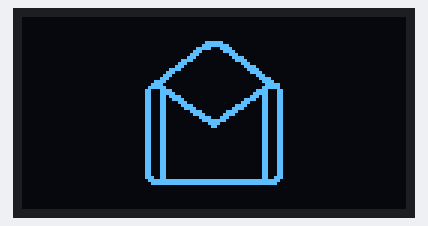
The sketch below on a simulated ESP32-S3. On the bench: 128×64 one-colour display.

Above: at 1.03 s.
At 1.98 s:
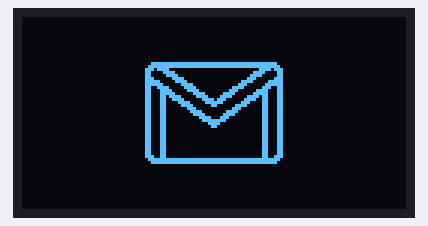

The sketch:

wokwi_gmail.ino
```cpp
#include <Adafruit_GFX.h>
#include <Adafruit_SSD1306.h>

#define SCREEN_I2C_ADDR 0x3D // or 0x3C
#define SCREEN_WIDTH 128     // OLED display width, in pixels
#define SCREEN_HEIGHT 64     // OLED display height, in pixels
#define OLED_RST_PIN -1      // Reset pin (-1 if not available)

Adafruit_SSD1306 display(128, 64, &Wire, OLED_RST_PIN);

// OLED Animation: gmail
// Code auto-generated by https://wokwi.com/animator, graphics by icons8.com

#define FRAME_DELAY (42)
#define FRAME_WIDTH (48)
#define FRAME_HEIGHT (48)
#define FRAME_COUNT (sizeof(frames) / sizeof(frames[0]))
const byte PROGMEM frames[][288] = {
  {0,0,0,0,0,0,0,0,0,0,0,0,0,0,0,0,0,0,0,0,0,0,0,0,0,0,0,0,0,0,0,0,0,0,0,0,0,0,0,0,0,0,31,255,255,255,255,248,63,255,255,255,255,252,119,128,0,0,1,238,97,224,0,0,7,134,96,240,0,0,15,6,112,60,0,0,28,14,124,30,0,0,120,62,126,7,128,0,224,126,103,131,192,3,192,230,99,193,224,7,3,198,99,224,120,30,7,198,99,120,60,60,30,198,99,60,15,112,60,198,99,15,7,224,112,198,99,7,129,129,224,198,99,1,192,3,128,198,99,0,240,15,0,198,99,0,120,30,0,198,99,0,30,56,0,198,99,0,15,240,0,198,99,0,3,192,0,198,99,0,1,128,0,198,99,0,0,0,0,198,99,0,0,0,0,198,99,0,0,0,0,198,99,0,0,0,0,198,99,0,0,0,0,198,99,0,0,0,0,198,99,0,0,0,0,198,99,0,0,0,0,198,99,0,0,0,0,198,115,0,0,0,0,206,63,255,255,255,255,252,31,255,255,255,255,248,0,0,0,0,0,0,0,0,0,0,0,0,0,0,0,0,0,0,0,0,0,0,0,0,0,0,0,0,0,0,0,0,0,0,0,0,0,0,0,0,0,0},
  {0,0,0,0,0,0,0,0,0,0,0,0,0,0,0,0,0,0,0,0,0,0,0,0,0,0,0,0,0,0,0,0,0,0,0,0,0,0,0,0,0,0,31,255,255,255,255,248,63,255,255,255,255,252,119,128,0,0,1,238,97,224,0,0,7,134,96,240,0,0,15,6,112,60,0,0,28,14,124,30,0,0,120,62,126,7,128,0,224,126,103,131,192,3,192,230,99,193,224,7,3,198,99,224,120,30,7,198,99,120,60,60,30,198,99,60,15,112,60,198,99,15,7,224,112,198,99,7,129,129,224,198,99,1,192,3,128,198,99,0,240,15,0,198,99,0,120,30,0,198,99,0,30,56,0,198,99,0,15,240,0,198,99,0,3,192,0,198,99,0,1,128,0,198,99,0,0,0,0,198,99,0,0,0,0,198,99,0,0,0,0,198,99,0,0,0,0,198,99,0,0,0,0,198,99,0,0,0,0,198,99,0,0,0,0,198,99,0,0,0,0,198,99,0,0,0,0,198,115,0,0,0,0,206,63,255,255,255,255,252,31,255,255,255,255,248,0,0,0,0,0,0,0,0,0,0,0,0,0,0,0,0,0,0,0,0,0,0,0,0,0,0,0,0,0,0,0,0,0,0,0,0,0,0,0,0,0,0},
  {0,0,0,0,0,0,0,0,0,0,0,0,0,0,0,0,0,0,0,0,0,0,0,0,0,0,0,0,0,0,0,0,0,0,0,0,0,0,0,0,0,0,31,255,255,255,255,248,63,255,255,255,255,252,119,128,0,0,1,238,97,224,0,0,7,134,96,240,0,0,15,6,112,60,0,0,28,14,124,30,0,0,120,62,126,7,128,0,224,126,103,131,192,3,192,230,99,193,224,7,3,198,99,224,120,30,7,198,99,120,60,60,30,198,99,60,15,112,60,198,99,15,7,224,112,198,99,7,129,129,224,198,99,1,192,3,128,198,99,0,240,15,0,198,99,0,120,30,0,198,99,0,30,56,0,198,99,0,15,240,0,198,99,0,3,192,0,198,99,0,1,128,0,198,99,0,0,0,0,198,99,0,0,0,0,198,99,0,0,0,0,198,99,0,0,0,0,198,99,0,0,0,0,198,99,0,0,0,0,198,99,0,0,0,0,198,99,0,0,0,0,198,99,0,0,0,0,198,115,0,0,0,0,206,63,255,255,255,255,252,31,255,255,255,255,248,0,0,0,0,0,0,0,0,0,0,0,0,0,0,0,0,0,0,0,0,0,0,0,0,0,0,0,0,0,0,0,0,0,0,0,0,0,0,0,0,0,0},
  {0,0,0,0,0,0,0,0,0,0,0,0,0,0,0,0,0,0,0,0,0,0,0,0,0,0,0,0,0,0,0,0,0,0,0,0,0,0,0,0,0,0,31,255,255,255,255,248,63,255,255,255,255,252,119,128,0,0,1,238,97,224,0,0,7,134,96,240,0,0,15,6,112,60,0,0,28,14,124,30,0,0,120,62,126,7,128,0,224,126,103,131,192,3,192,230,99,193,224,7,3,198,99,224,120,30,7,198,99,120,60,60,30,198,99,60,15,112,60,198,99,15,7,224,112,198,99,7,129,129,224,198,99,1,192,3,128,198,99,0,240,15,0,198,99,0,120,30,0,198,99,0,30,56,0,198,99,0,15,240,0,198,99,0,3,192,0,198,99,0,1,128,0,198,99,0,0,0,0,198,99,0,0,0,0,198,99,0,0,0,0,198,99,0,0,0,0,198,99,0,0,0,0,198,99,0,0,0,0,198,99,0,0,0,0,198,99,0,0,0,0,198,99,0,0,0,0,198,115,0,0,0,0,206,63,255,255,255,255,252,31,255,255,255,255,248,0,0,0,0,0,0,0,0,0,0,0,0,0,0,0,0,0,0,0,0,0,0,0,0,0,0,0,0,0,0,0,0,0,0,0,0,0,0,0,0,0,0},
  {0,0,0,0,0,0,0,0,0,0,0,0,0,0,0,0,0,0,0,0,0,0,0,0,0,0,0,0,0,0,0,0,0,0,0,0,0,0,0,0,0,0,15,255,255,255,255,240,31,255,255,255,255,248,63,128,0,0,1,252,99,192,0,0,3,198,96,240,0,0,15,6,112,124,0,0,30,14,124,30,0,0,120,62,127,7,128,1,224,126,103,131,192,3,193,230,99,224,240,15,7,198,99,240,124,30,15,198,99,60,30,120,60,198,99,30,7,224,120,198,99,7,131,193,224,198,99,3,224,3,192,198,99,0,240,15,0,198,99,0,60,60,0,198,99,0,30,120,0,198,99,0,7,224,0,198,99,0,3,192,0,198,99,0,0,0,0,198,99,0,0,0,0,198,99,0,0,0,0,198,99,0,0,0,0,198,99,0,0,0,0,198,99,0,0,0,0,198,99,0,0,0,0,198,99,0,0,0,0,198,99,0,0,0,0,198,99,0,0,0,0,198,99,0,0,0,0,198,99,0,0,0,0,198,115,0,0,0,0,206,63,255,255,255,255,252,31,255,255,255,255,248,0,0,0,0,0,0,0,0,0,0,0,0,0,0,0,0,0,0,0,0,0,0,0,0,0,0,0,0,0,0,0,0,0,0,0,0},
  {0,0,0,0,0,0,0,0,0,0,0,0,0,0,0,0,0,0,0,0,0,0,0,0,0,0,0,0,0,0,0,0,0,0,0,0,0,0,0,0,0,0,0,0,0,0,0,0,0,0,0,0,0,0,15,255,255,255,255,240,63,255,255,255,255,252,115,224,0,0,7,206,120,248,0,0,31,30,126,62,0,0,252,126,111,199,192,3,243,246,99,241,240,15,143,198,99,124,124,62,62,198,99,31,31,248,248,198,99,7,231,231,224,198,99,0,249,159,0,198,99,0,62,124,0,198,99,0,31,248,0,198,99,0,7,224,0,198,99,0,3,192,0,198,99,0,0,0,0,198,99,0,0,0,0,198,99,0,0,0,0,198,99,0,0,0,0,198,99,0,0,0,0,198,99,0,0,0,0,198,99,0,0,0,0,198,99,0,0,0,0,198,99,0,0,0,0,198,99,0,0,0,0,198,99,0,0,0,0,198,99,0,0,0,0,198,99,0,0,0,0,198,99,0,0,0,0,198,99,0,0,0,0,198,99,0,0,0,0,198,99,0,0,0,0,198,123,0,0,0,0,206,63,255,255,255,255,252,15,255,255,255,255,240,0,0,0,0,0,0,0,0,0,0,0,0,0,0,0,0,0,0,0,0,0,0,0,0},
  {0,0,0,0,0,0,0,0,0,0,0,0,0,0,0,0,0,0,0,0,0,0,0,0,0,0,0,0,0,0,0,0,0,0,0,0,0,0,0,0,0,0,0,0,0,0,0,0,0,0,0,0,0,0,0,0,0,0,0,0,0,0,0,0,0,0,15,255,255,255,255,240,63,255,255,255,255,252,127,255,0,0,255,254,111,255,240,15,255,246,99,255,255,255,255,198,99,127,255,255,254,198,99,60,127,255,60,198,99,15,7,240,240,198,99,7,128,1,224,198,99,1,224,3,128,198,99,0,240,15,0,198,99,0,56,28,0,198,99,0,30,120,0,198,99,0,15,240,0,198,99,0,3,192,0,198,99,0,1,128,0,198,99,0,0,0,0,198,99,0,0,0,0,198,99,0,0,0,0,198,99,0,0,0,0,198,99,0,0,0,0,198,99,0,0,0,0,198,99,0,0,0,0,198,99,0,0,0,0,198,99,0,0,0,0,198,99,0,0,0,0,198,99,0,0,0,0,198,99,0,0,0,0,198,99,0,0,0,0,198,99,0,0,0,0,198,99,0,0,0,0,198,99,0,0,0,0,198,115,0,0,0,0,206,63,255,255,255,255,252,15,255,255,255,255,240,0,0,0,0,0,0,0,0,0,0,0,0},
  {0,0,0,0,0,0,0,0,0,0,0,0,0,0,0,0,0,0,0,0,0,0,0,0,0,0,0,0,0,0,0,0,0,0,0,0,0,0,0,0,0,0,0,0,0,0,0,0,0,0,0,0,0,0,0,0,0,0,0,0,0,0,0,0,0,0,0,0,0,0,0,0,0,0,0,0,0,0,15,255,255,255,255,240,31,255,255,255,255,252,63,0,0,0,0,252,99,192,0,0,3,198,99,224,0,0,7,198,99,120,0,0,14,198,99,60,0,0,60,198,99,14,0,0,112,198,99,7,128,1,224,198,99,3,192,3,192,198,99,0,240,15,0,198,99,0,120,30,0,198,99,0,30,56,0,198,99,0,15,240,0,198,99,0,3,192,0,198,99,0,1,128,0,198,99,0,0,0,0,198,99,0,0,0,0,198,99,0,0,0,0,198,99,0,0,0,0,198,99,0,0,0,0,198,99,0,0,0,0,198,99,0,0,0,0,198,99,0,0,0,0,198,99,0,0,0,0,198,99,0,0,0,0,198,99,0,0,0,0,198,99,0,0,0,0,198,99,0,0,0,0,198,99,0,0,0,0,198,99,0,0,0,0,198,99,0,0,0,0,198,115,0,0,0,0,206,63,255,255,255,255,252,31,255,255,255,255,248},
  {0,0,0,0,0,0,0,0,0,0,0,0,0,0,0,0,0,0,0,0,0,0,0,0,0,0,0,0,0,0,0,0,0,0,0,0,0,0,0,0,0,0,0,0,0,0,0,0,0,0,0,0,0,0,0,0,15,240,0,0,0,0,255,255,0,0,0,15,248,15,240,0,0,255,128,0,255,0,15,248,0,0,15,240,31,128,0,0,0,252,63,0,0,0,0,252,99,192,0,0,3,198,99,224,0,0,7,198,99,120,0,0,14,198,99,60,0,0,60,198,99,14,0,0,112,198,99,7,128,1,224,198,99,3,192,3,192,198,99,0,240,15,0,198,99,0,120,30,0,198,99,0,30,56,0,198,99,0,15,240,0,198,99,0,3,192,0,198,99,0,1,128,0,198,99,0,0,0,0,198,99,0,0,0,0,198,99,0,0,0,0,198,99,0,0,0,0,198,99,0,0,0,0,198,99,0,0,0,0,198,99,0,0,0,0,198,99,0,0,0,0,198,99,0,0,0,0,198,99,0,0,0,0,198,99,0,0,0,0,198,99,0,0,0,0,198,99,0,0,0,0,198,99,0,0,0,0,198,99,0,0,0,0,198,99,0,0,0,0,198,115,0,0,0,0,206,63,255,255,255,255,252,31,255,255,255,255,248},
  {0,0,0,0,0,0,0,0,0,0,0,0,0,0,0,0,0,0,0,0,0,0,0,0,0,0,0,0,0,0,0,0,15,224,0,0,0,0,63,252,0,0,0,0,248,31,0,0,0,3,224,7,192,0,0,15,128,1,240,0,0,62,0,0,124,0,0,248,0,0,31,0,3,224,0,0,7,192,15,128,0,0,1,240,30,0,0,0,0,124,63,0,0,0,0,252,99,192,0,0,3,198,99,224,0,0,7,198,99,120,0,0,14,198,99,60,0,0,60,198,99,14,0,0,112,198,99,7,128,1,224,198,99,3,192,3,192,198,99,0,240,15,0,198,99,0,120,30,0,198,99,0,30,56,0,198,99,0,15,240,0,198,99,0,3,192,0,198,99,0,1,128,0,198,99,0,0,0,0,198,99,0,0,0,0,198,99,0,0,0,0,198,99,0,0,0,0,198,99,0,0,0,0,198,99,0,0,0,0,198,99,0,0,0,0,198,99,0,0,0,0,198,99,0,0,0,0,198,99,0,0,0,0,198,99,0,0,0,0,198,99,0,0,0,0,198,99,0,0,0,0,198,99,0,0,0,0,198,99,0,0,0,0,198,99,0,0,0,0,198,115,0,0,0,0,206,63,255,255,255,255,252,31,255,255,255,255,248},
  {0,0,0,0,0,0,0,0,1,0,0,0,0,0,15,240,0,0,0,0,31,248,0,0,0,0,120,30,0,0,0,0,240,15,0,0,0,3,192,3,192,0,0,7,128,1,224,0,0,30,0,0,120,0,0,60,0,0,60,0,0,112,0,0,15,0,1,224,0,0,7,128,3,128,0,0,1,192,15,0,0,0,0,240,30,0,0,0,0,124,63,0,0,0,0,252,99,192,0,0,3,198,99,224,0,0,7,198,99,120,0,0,14,198,99,60,0,0,60,198,99,14,0,0,112,198,99,7,128,1,224,198,99,3,192,3,192,198,99,0,240,15,0,198,99,0,120,30,0,198,99,0,30,56,0,198,99,0,15,240,0,198,99,0,3,192,0,198,99,0,1,128,0,198,99,0,0,0,0,198,99,0,0,0,0,198,99,0,0,0,0,198,99,0,0,0,0,198,99,0,0,0,0,198,99,0,0,0,0,198,99,0,0,0,0,198,99,0,0,0,0,198,99,0,0,0,0,198,99,0,0,0,0,198,99,0,0,0,0,198,99,0,0,0,0,198,99,0,0,0,0,198,99,0,0,0,0,198,99,0,0,0,0,198,99,0,0,0,0,198,115,0,0,0,0,206,63,255,255,255,255,252,31,255,255,255,255,248},
  {0,0,7,224,0,0,0,0,15,248,0,0,0,0,62,60,0,0,0,0,112,30,0,0,0,0,224,7,0,0,0,1,192,3,192,0,0,7,128,1,224,0,0,14,0,0,112,0,0,28,0,0,60,0,0,120,0,0,30,0,0,224,0,0,15,0,1,192,0,0,3,128,3,128,0,0,1,224,15,0,0,0,0,240,30,0,0,0,0,124,63,0,0,0,0,252,99,192,0,0,3,198,99,224,0,0,7,198,99,120,0,0,14,198,99,60,0,0,60,198,99,14,0,0,112,198,99,7,128,1,224,198,99,3,192,3,192,198,99,0,240,15,0,198,99,0,120,30,0,198,99,0,30,56,0,198,99,0,15,240,0,198,99,0,3,192,0,198,99,0,1,128,0,198,99,0,0,0,0,198,99,0,0,0,0,198,99,0,0,0,0,198,99,0,0,0,0,198,99,0,0,0,0,198,99,0,0,0,0,198,99,0,0,0,0,198,99,0,0,0,0,198,99,0,0,0,0,198,99,0,0,0,0,198,99,0,0,0,0,198,99,0,0,0,0,198,99,0,0,0,0,198,99,0,0,0,0,198,99,0,0,0,0,198,99,0,0,0,0,198,115,0,0,0,0,206,63,255,255,255,255,252,31,255,255,255,255,248},
  {0,0,7,224,0,0,0,0,15,248,0,0,0,0,62,60,0,0,0,0,112,30,0,0,0,0,224,7,0,0,0,1,192,3,192,0,0,7,128,1,224,0,0,14,0,0,112,0,0,28,0,0,60,0,0,120,0,0,30,0,0,224,0,0,15,0,1,192,0,0,3,128,3,128,0,0,1,224,15,0,0,0,0,240,30,0,0,0,0,124,63,0,0,0,0,252,99,192,0,0,3,198,99,224,0,0,7,198,99,120,0,0,14,198,99,60,0,0,60,198,99,14,0,0,112,198,99,7,128,1,224,198,99,3,192,3,192,198,99,0,240,15,0,198,99,0,120,30,0,198,99,0,30,56,0,198,99,0,15,240,0,198,99,0,3,192,0,198,99,0,1,128,0,198,99,0,0,0,0,198,99,0,0,0,0,198,99,0,0,0,0,198,99,0,0,0,0,198,99,0,0,0,0,198,99,0,0,0,0,198,99,0,0,0,0,198,99,0,0,0,0,198,99,0,0,0,0,198,99,0,0,0,0,198,99,0,0,0,0,198,99,0,0,0,0,198,99,0,0,0,0,198,99,0,0,0,0,198,99,0,0,0,0,198,99,0,0,0,0,198,115,0,0,0,0,206,63,255,255,255,255,252,31,255,255,255,255,248},
  {0,0,7,224,0,0,0,0,15,248,0,0,0,0,62,60,0,0,0,0,112,30,0,0,0,0,224,7,0,0,0,1,192,3,192,0,0,7,128,1,224,0,0,14,0,0,112,0,0,28,0,0,60,0,0,120,0,0,30,0,0,224,0,0,15,0,1,192,0,0,3,128,3,128,0,0,1,224,15,0,0,0,0,240,30,0,0,0,0,124,63,0,0,0,0,252,99,192,0,0,3,198,99,224,0,0,7,198,99,120,0,0,14,198,99,60,0,0,60,198,99,14,0,0,112,198,99,7,128,1,224,198,99,3,192,3,192,198,99,0,240,15,0,198,99,0,120,30,0,198,99,0,30,56,0,198,99,0,15,240,0,198,99,0,3,192,0,198,99,0,1,128,0,198,99,0,0,0,0,198,99,0,0,0,0,198,99,0,0,0,0,198,99,0,0,0,0,198,99,0,0,0,0,198,99,0,0,0,0,198,99,0,0,0,0,198,99,0,0,0,0,198,99,0,0,0,0,198,99,0,0,0,0,198,99,0,0,0,0,198,99,0,0,0,0,198,99,0,0,0,0,198,99,0,0,0,0,198,99,0,0,0,0,198,99,0,0,0,0,198,115,0,0,0,0,206,63,255,255,255,255,252,31,255,255,255,255,248},
  {0,0,7,224,0,0,0,0,15,248,0,0,0,0,62,60,0,0,0,0,112,30,0,0,0,0,224,7,0,0,0,1,192,3,192,0,0,7,128,1,224,0,0,14,0,0,112,0,0,28,0,0,60,0,0,120,0,0,30,0,0,224,0,0,15,0,1,192,0,0,3,128,3,128,0,0,1,224,15,0,0,0,0,240,30,0,0,0,0,124,63,0,0,0,0,252,99,192,0,0,3,198,99,224,0,0,7,198,99,120,0,0,14,198,99,60,0,0,60,198,99,14,0,0,112,198,99,7,128,1,224,198,99,3,192,3,192,198,99,0,240,15,0,198,99,0,120,30,0,198,99,0,30,56,0,198,99,0,15,240,0,198,99,0,3,192,0,198,99,0,1,128,0,198,99,0,0,0,0,198,99,0,0,0,0,198,99,0,0,0,0,198,99,0,0,0,0,198,99,0,0,0,0,198,99,0,0,0,0,198,99,0,0,0,0,198,99,0,0,0,0,198,99,0,0,0,0,198,99,0,0,0,0,198,99,0,0,0,0,198,99,0,0,0,0,198,99,0,0,0,0,198,99,0,0,0,0,198,99,0,0,0,0,198,99,0,0,0,0,198,115,0,0,0,0,206,63,255,255,255,255,252,31,255,255,255,255,248},
  {0,0,7,224,0,0,0,0,15,248,0,0,0,0,62,60,0,0,0,0,112,30,0,0,0,0,224,7,0,0,0,1,192,3,192,0,0,7,128,1,224,0,0,14,0,0,112,0,0,28,0,0,60,0,0,120,0,0,30,0,0,224,0,0,15,0,1,192,0,0,3,128,3,128,0,0,1,224,15,0,0,0,0,240,30,0,0,0,0,124,63,0,0,0,0,252,99,192,0,0,3,198,99,224,0,0,7,198,99,120,0,0,14,198,99,60,0,0,60,198,99,14,0,0,112,198,99,7,128,1,224,198,99,3,192,3,192,198,99,0,240,15,0,198,99,0,120,30,0,198,99,0,30,56,0,198,99,0,15,240,0,198,99,0,3,192,0,198,99,0,1,128,0,198,99,0,0,0,0,198,99,0,0,0,0,198,99,0,0,0,0,198,99,0,0,0,0,198,99,0,0,0,0,198,99,0,0,0,0,198,99,0,0,0,0,198,99,0,0,0,0,198,99,0,0,0,0,198,99,0,0,0,0,198,99,0,0,0,0,198,99,0,0,0,0,198,99,0,0,0,0,198,99,0,0,0,0,198,99,0,0,0,0,198,99,0,0,0,0,198,115,0,0,0,0,206,63,255,255,255,255,252,31,255,255,255,255,248},
  {0,0,7,224,0,0,0,0,15,248,0,0,0,0,62,60,0,0,0,0,112,30,0,0,0,0,224,7,0,0,0,1,192,3,192,0,0,7,128,1,224,0,0,14,0,0,112,0,0,28,0,0,60,0,0,120,0,0,30,0,0,224,0,0,15,0,1,192,0,0,3,128,3,128,0,0,1,224,15,0,0,0,0,240,30,0,0,0,0,124,63,0,0,0,0,252,99,192,0,0,3,198,99,224,0,0,7,198,99,120,0,0,14,198,99,60,0,0,60,198,99,14,0,0,112,198,99,7,128,1,224,198,99,3,192,3,192,198,99,0,240,15,0,198,99,0,120,30,0,198,99,0,30,56,0,198,99,0,15,240,0,198,99,0,3,192,0,198,99,0,1,128,0,198,99,0,0,0,0,198,99,0,0,0,0,198,99,0,0,0,0,198,99,0,0,0,0,198,99,0,0,0,0,198,99,0,0,0,0,198,99,0,0,0,0,198,99,0,0,0,0,198,99,0,0,0,0,198,99,0,0,0,0,198,99,0,0,0,0,198,99,0,0,0,0,198,99,0,0,0,0,198,99,0,0,0,0,198,99,0,0,0,0,198,99,0,0,0,0,198,115,0,0,0,0,206,63,255,255,255,255,252,31,255,255,255,255,248},
  {0,0,7,224,0,0,0,0,15,248,0,0,0,0,62,60,0,0,0,0,112,30,0,0,0,0,224,7,0,0,0,1,192,3,192,0,0,7,128,1,224,0,0,14,0,0,112,0,0,28,0,0,60,0,0,120,0,0,30,0,0,224,0,0,15,0,1,192,0,0,3,128,3,128,0,0,1,224,15,0,0,0,0,240,30,0,0,0,0,124,63,0,0,0,0,252,99,192,0,0,3,198,99,224,0,0,7,198,99,120,0,0,14,198,99,60,0,0,60,198,99,14,0,0,112,198,99,7,128,1,224,198,99,3,192,3,192,198,99,0,240,15,0,198,99,0,120,30,0,198,99,0,30,56,0,198,99,0,15,240,0,198,99,0,3,192,0,198,99,0,1,128,0,198,99,0,0,0,0,198,99,0,0,0,0,198,99,0,0,0,0,198,99,0,0,0,0,198,99,0,0,0,0,198,99,0,0,0,0,198,99,0,0,0,0,198,99,0,0,0,0,198,99,0,0,0,0,198,99,0,0,0,0,198,99,0,0,0,0,198,99,0,0,0,0,198,99,0,0,0,0,198,99,0,0,0,0,198,99,0,0,0,0,198,99,0,0,0,0,198,115,0,0,0,0,206,63,255,255,255,255,252,31,255,255,255,255,248},
  {0,0,0,0,0,0,0,0,1,0,0,0,0,0,15,240,0,0,0,0,31,248,0,0,0,0,120,30,0,0,0,0,240,15,0,0,0,3,192,3,192,0,0,7,128,1,224,0,0,30,0,0,120,0,0,60,0,0,60,0,0,112,0,0,15,0,1,224,0,0,7,128,3,128,0,0,1,192,15,0,0,0,0,240,30,0,0,0,0,124,63,0,0,0,0,252,99,192,0,0,3,198,99,224,0,0,7,198,99,120,0,0,14,198,99,60,0,0,60,198,99,14,0,0,112,198,99,7,128,1,224,198,99,3,192,3,192,198,99,0,240,15,0,198,99,0,120,30,0,198,99,0,30,56,0,198,99,0,15,240,0,198,99,0,3,192,0,198,99,0,1,128,0,198,99,0,0,0,0,198,99,0,0,0,0,198,99,0,0,0,0,198,99,0,0,0,0,198,99,0,0,0,0,198,99,0,0,0,0,198,99,0,0,0,0,198,99,0,0,0,0,198,99,0,0,0,0,198,99,0,0,0,0,198,99,0,0,0,0,198,99,0,0,0,0,198,99,0,0,0,0,198,99,0,0,0,0,198,99,0,0,0,0,198,99,0,0,0,0,198,115,0,0,0,0,206,63,255,255,255,255,252,31,255,255,255,255,248},
  {0,0,0,0,0,0,0,0,0,0,0,0,0,0,0,0,0,0,0,0,0,0,0,0,0,0,0,0,0,0,0,0,15,224,0,0,0,0,63,252,0,0,0,0,248,31,0,0,0,3,224,7,192,0,0,15,128,1,240,0,0,62,0,0,124,0,0,248,0,0,31,0,3,224,0,0,7,192,15,128,0,0,1,240,30,0,0,0,0,124,63,0,0,0,0,252,99,192,0,0,3,198,99,224,0,0,7,198,99,120,0,0,14,198,99,60,0,0,60,198,99,14,0,0,112,198,99,7,128,1,224,198,99,3,192,3,192,198,99,0,240,15,0,198,99,0,120,30,0,198,99,0,30,56,0,198,99,0,15,240,0,198,99,0,3,192,0,198,99,0,1,128,0,198,99,0,0,0,0,198,99,0,0,0,0,198,99,0,0,0,0,198,99,0,0,0,0,198,99,0,0,0,0,198,99,0,0,0,0,198,99,0,0,0,0,198,99,0,0,0,0,198,99,0,0,0,0,198,99,0,0,0,0,198,99,0,0,0,0,198,99,0,0,0,0,198,99,0,0,0,0,198,99,0,0,0,0,198,99,0,0,0,0,198,99,0,0,0,0,198,115,0,0,0,0,206,63,255,255,255,255,252,31,255,255,255,255,248},
  {0,0,0,0,0,0,0,0,0,0,0,0,0,0,0,0,0,0,0,0,0,0,0,0,0,0,0,0,0,0,0,0,0,0,0,0,0,0,0,0,0,0,0,0,0,0,0,0,0,0,0,0,0,0,0,0,15,240,0,0,0,0,255,255,0,0,0,15,248,15,240,0,0,255,128,0,255,0,15,248,0,0,15,240,31,128,0,0,0,252,63,0,0,0,0,252,99,192,0,0,3,198,99,224,0,0,7,198,99,120,0,0,14,198,99,60,0,0,60,198,99,14,0,0,112,198,99,7,128,1,224,198,99,3,192,3,192,198,99,0,240,15,0,198,99,0,120,30,0,198,99,0,30,56,0,198,99,0,15,240,0,198,99,0,3,192,0,198,99,0,1,128,0,198,99,0,0,0,0,198,99,0,0,0,0,198,99,0,0,0,0,198,99,0,0,0,0,198,99,0,0,0,0,198,99,0,0,0,0,198,99,0,0,0,0,198,99,0,0,0,0,198,99,0,0,0,0,198,99,0,0,0,0,198,99,0,0,0,0,198,99,0,0,0,0,198,99,0,0,0,0,198,99,0,0,0,0,198,99,0,0,0,0,198,99,0,0,0,0,198,115,0,0,0,0,206,63,255,255,255,255,252,31,255,255,255,255,248},
  {0,0,0,0,0,0,0,0,0,0,0,0,0,0,0,0,0,0,0,0,0,0,0,0,0,0,0,0,0,0,0,0,0,0,0,0,0,0,0,0,0,0,0,0,0,0,0,0,0,0,0,0,0,0,0,0,0,0,0,0,0,0,0,0,0,0,0,0,0,0,0,0,0,0,0,0,0,0,15,255,255,255,255,240,31,255,255,255,255,252,63,255,255,255,255,252,99,192,0,0,3,198,99,224,0,0,7,198,99,120,0,0,14,198,99,60,0,0,60,198,99,14,0,0,112,198,99,7,128,1,224,198,99,3,192,3,192,198,99,0,240,15,0,198,99,0,120,30,0,198,99,0,30,56,0,198,99,0,15,240,0,198,99,0,3,192,0,198,99,0,1,128,0,198,99,0,0,0,0,198,99,0,0,0,0,198,99,0,0,0,0,198,99,0,0,0,0,198,99,0,0,0,0,198,99,0,0,0,0,198,99,0,0,0,0,198,99,0,0,0,0,198,99,0,0,0,0,198,99,0,0,0,0,198,99,0,0,0,0,198,99,0,0,0,0,198,99,0,0,0,0,198,99,0,0,0,0,198,99,0,0,0,0,198,99,0,0,0,0,198,115,0,0,0,0,206,63,255,255,255,255,252,31,255,255,255,255,248},
  {0,0,0,0,0,0,0,0,0,0,0,0,0,0,0,0,0,0,0,0,0,0,0,0,0,0,0,0,0,0,0,0,0,0,0,0,0,0,0,0,0,0,0,0,0,0,0,0,0,0,0,0,0,0,0,0,0,0,0,0,0,0,0,0,0,0,15,255,255,255,255,240,63,255,255,255,255,252,127,255,0,0,255,190,127,159,240,15,251,254,103,249,255,255,191,230,99,127,159,251,254,198,99,63,249,191,252,198,99,15,127,255,240,198,99,7,135,241,224,198,99,1,224,3,128,198,99,0,240,15,0,198,99,0,56,28,0,198,99,0,30,120,0,198,99,0,15,240,0,198,99,0,3,192,0,198,99,0,1,128,0,198,99,0,0,0,0,198,99,0,0,0,0,198,99,0,0,0,0,198,99,0,0,0,0,198,99,0,0,0,0,198,99,0,0,0,0,198,99,0,0,0,0,198,99,0,0,0,0,198,99,0,0,0,0,198,99,0,0,0,0,198,99,0,0,0,0,198,99,0,0,0,0,198,99,0,0,0,0,198,99,0,0,0,0,198,99,0,0,0,0,198,99,0,0,0,0,198,115,0,0,0,0,206,63,255,255,255,255,252,15,255,255,255,255,240,0,0,0,0,0,0,0,0,0,0,0,0},
  {0,0,0,0,0,0,0,0,0,0,0,0,0,0,0,0,0,0,0,0,0,0,0,0,0,0,0,0,0,0,0,0,0,0,0,0,0,0,0,0,0,0,0,0,0,0,0,0,0,0,0,0,0,0,15,255,255,255,255,240,63,255,255,255,255,252,119,192,0,0,3,238,112,248,0,0,15,142,120,62,0,0,62,30,126,15,128,1,248,126,111,131,224,7,193,246,99,224,248,31,7,198,99,124,62,124,63,198,99,31,15,240,248,198,99,7,195,195,224,198,99,1,240,15,128,198,99,0,124,62,0,198,99,0,31,248,0,198,99,0,3,224,0,198,99,0,1,128,0,198,99,0,0,0,0,198,99,0,0,0,0,198,99,0,0,0,0,198,99,0,0,0,0,198,99,0,0,0,0,198,99,0,0,0,0,198,99,0,0,0,0,198,99,0,0,0,0,198,99,0,0,0,0,198,99,0,0,0,0,198,99,0,0,0,0,198,99,0,0,0,0,198,99,0,0,0,0,198,99,0,0,0,0,198,99,0,0,0,0,198,99,0,0,0,0,198,123,0,0,0,0,206,63,255,255,255,255,252,15,255,255,255,255,240,0,0,0,0,0,0,0,0,0,0,0,0,0,0,0,0,0,0,0,0,0,0,0,0},
  {0,0,0,0,0,0,0,0,0,0,0,0,0,0,0,0,0,0,0,0,0,0,0,0,0,0,0,0,0,0,0,0,0,0,0,0,0,0,0,0,0,0,15,255,255,255,255,224,31,255,255,255,255,248,63,128,0,0,1,252,99,192,0,0,3,198,96,240,0,0,15,134,112,120,0,0,30,14,124,30,0,0,120,30,126,15,128,0,240,126,103,131,192,3,193,230,99,192,240,15,3,198,99,240,120,30,15,198,99,124,30,120,62,198,99,30,7,240,120,198,99,7,131,193,224,198,99,3,192,3,192,198,99,0,240,15,0,198,99,0,60,62,0,198,99,0,30,120,0,198,99,0,7,224,0,198,99,0,3,192,0,198,99,0,0,0,0,198,99,0,0,0,0,198,99,0,0,0,0,198,99,0,0,0,0,198,99,0,0,0,0,198,99,0,0,0,0,198,99,0,0,0,0,198,99,0,0,0,0,198,99,0,0,0,0,198,99,0,0,0,0,198,99,0,0,0,0,198,99,0,0,0,0,198,115,0,0,0,0,206,63,255,255,255,255,252,31,255,255,255,255,248,0,0,0,0,0,0,0,0,0,0,0,0,0,0,0,0,0,0,0,0,0,0,0,0,0,0,0,0,0,0,0,0,0,0,0,0},
  {0,0,0,0,0,0,0,0,0,0,0,0,0,0,0,0,0,0,0,0,0,0,0,0,0,0,0,0,0,0,0,0,0,0,0,0,0,0,0,0,0,0,31,255,255,255,255,248,63,255,255,255,255,252,119,128,0,0,1,238,97,224,0,0,7,134,96,240,0,0,15,6,112,60,0,0,28,14,124,30,0,0,120,62,126,7,128,0,224,126,103,131,192,3,192,230,99,193,224,7,3,198,99,224,120,30,7,198,99,120,60,60,30,198,99,60,15,112,60,198,99,15,7,224,112,198,99,7,129,129,224,198,99,1,192,3,128,198,99,0,240,15,0,198,99,0,120,30,0,198,99,0,30,56,0,198,99,0,15,240,0,198,99,0,3,192,0,198,99,0,1,128,0,198,99,0,0,0,0,198,99,0,0,0,0,198,99,0,0,0,0,198,99,0,0,0,0,198,99,0,0,0,0,198,99,0,0,0,0,198,99,0,0,0,0,198,99,0,0,0,0,198,99,0,0,0,0,198,115,0,0,0,0,206,63,255,255,255,255,252,31,255,255,255,255,248,0,0,0,0,0,0,0,0,0,0,0,0,0,0,0,0,0,0,0,0,0,0,0,0,0,0,0,0,0,0,0,0,0,0,0,0,0,0,0,0,0,0},
  {0,0,0,0,0,0,0,0,0,0,0,0,0,0,0,0,0,0,0,0,0,0,0,0,0,0,0,0,0,0,0,0,0,0,0,0,0,0,0,0,0,0,31,255,255,255,255,248,63,255,255,255,255,252,119,128,0,0,1,238,97,224,0,0,7,134,96,240,0,0,15,6,112,60,0,0,28,14,124,30,0,0,120,62,126,7,128,0,224,126,103,131,192,3,192,230,99,193,224,7,3,198,99,224,120,30,7,198,99,120,60,60,30,198,99,60,15,112,60,198,99,15,7,224,112,198,99,7,129,129,224,198,99,1,192,3,128,198,99,0,240,15,0,198,99,0,120,30,0,198,99,0,30,56,0,198,99,0,15,240,0,198,99,0,3,192,0,198,99,0,1,128,0,198,99,0,0,0,0,198,99,0,0,0,0,198,99,0,0,0,0,198,99,0,0,0,0,198,99,0,0,0,0,198,99,0,0,0,0,198,99,0,0,0,0,198,99,0,0,0,0,198,99,0,0,0,0,198,115,0,0,0,0,206,63,255,255,255,255,252,31,255,255,255,255,248,0,0,0,0,0,0,0,0,0,0,0,0,0,0,0,0,0,0,0,0,0,0,0,0,0,0,0,0,0,0,0,0,0,0,0,0,0,0,0,0,0,0},
  {0,0,0,0,0,0,0,0,0,0,0,0,0,0,0,0,0,0,0,0,0,0,0,0,0,0,0,0,0,0,0,0,0,0,0,0,0,0,0,0,0,0,31,255,255,255,255,248,63,255,255,255,255,252,119,128,0,0,1,238,97,224,0,0,7,134,96,240,0,0,15,6,112,60,0,0,28,14,124,30,0,0,120,62,126,7,128,0,224,126,103,131,192,3,192,230,99,193,224,7,3,198,99,224,120,30,7,198,99,120,60,60,30,198,99,60,15,112,60,198,99,15,7,224,112,198,99,7,129,129,224,198,99,1,192,3,128,198,99,0,240,15,0,198,99,0,120,30,0,198,99,0,30,56,0,198,99,0,15,240,0,198,99,0,3,192,0,198,99,0,1,128,0,198,99,0,0,0,0,198,99,0,0,0,0,198,99,0,0,0,0,198,99,0,0,0,0,198,99,0,0,0,0,198,99,0,0,0,0,198,99,0,0,0,0,198,99,0,0,0,0,198,99,0,0,0,0,198,115,0,0,0,0,206,63,255,255,255,255,252,31,255,255,255,255,248,0,0,0,0,0,0,0,0,0,0,0,0,0,0,0,0,0,0,0,0,0,0,0,0,0,0,0,0,0,0,0,0,0,0,0,0,0,0,0,0,0,0}
};

void setup() {
  display.begin(SSD1306_SWITCHCAPVCC, SCREEN_I2C_ADDR);
}

int frame = 0;
void loop() {
  display.clearDisplay();
  display.drawBitmap(40, 8, frames[frame], FRAME_WIDTH, FRAME_HEIGHT, 1);
  display.display();
  frame = (frame + 1) % FRAME_COUNT;
  delay(FRAME_DELAY);
}
```

Measured:
- what the display in image 0 shows lasts 0.5 s, from 0.8 s to 1.3 s
